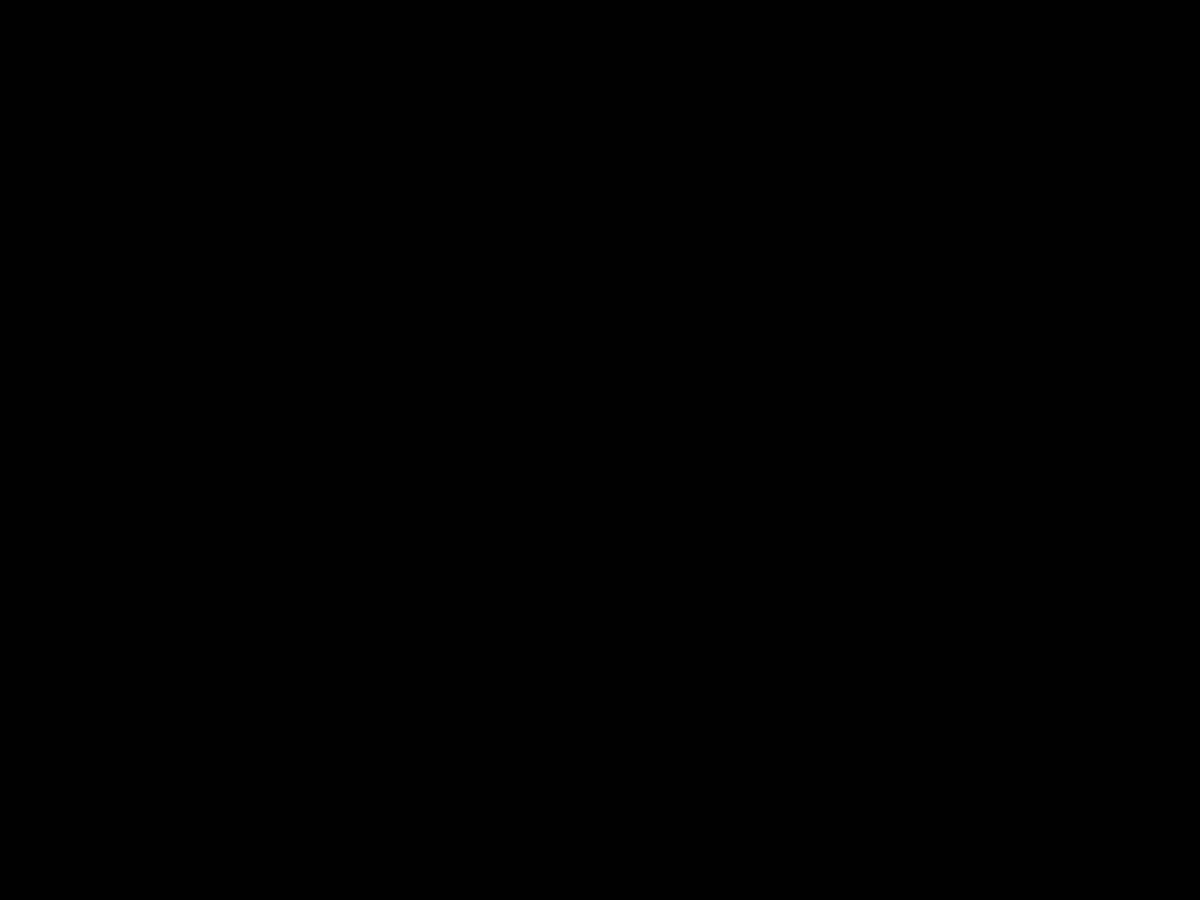
Frame 1 (no input)
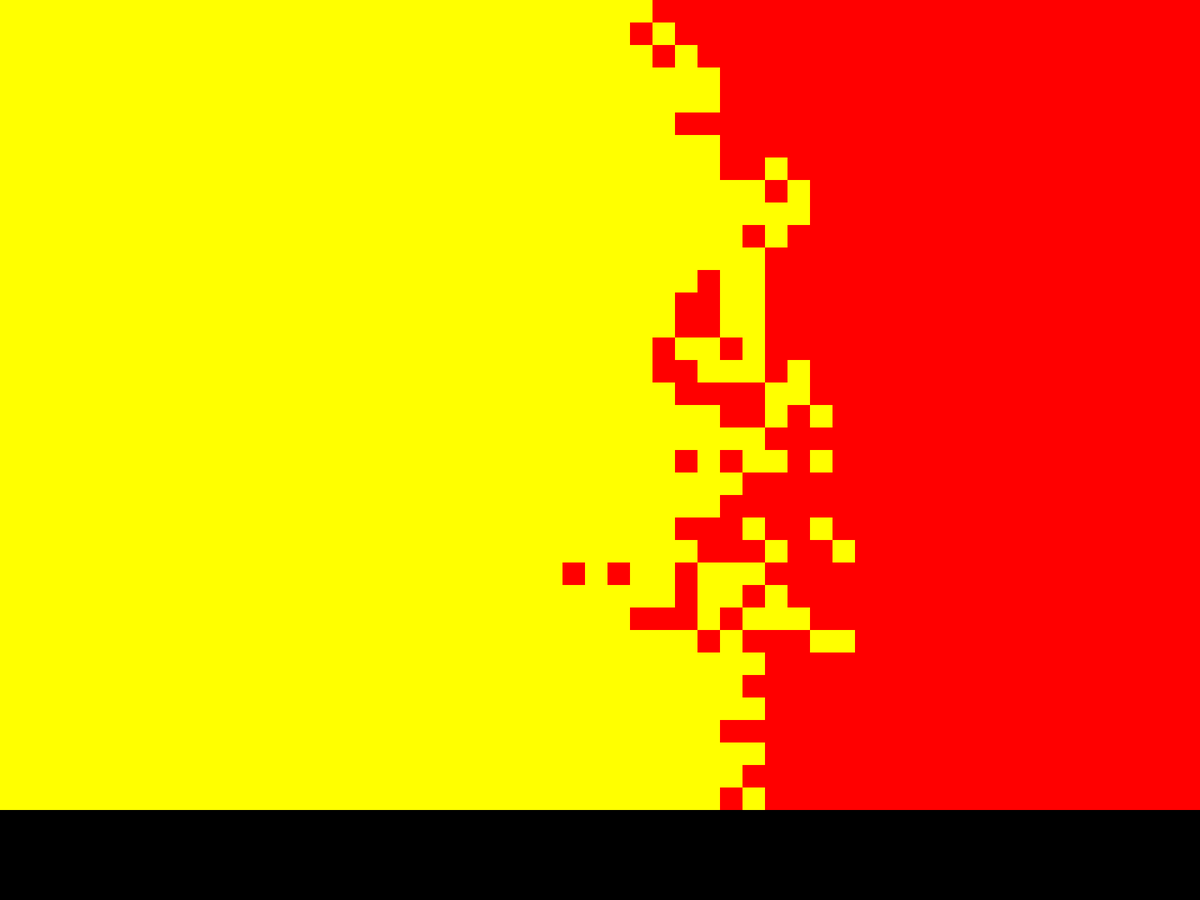
Frame 60 (the mouse pressed at the canvas centre just before this capture)
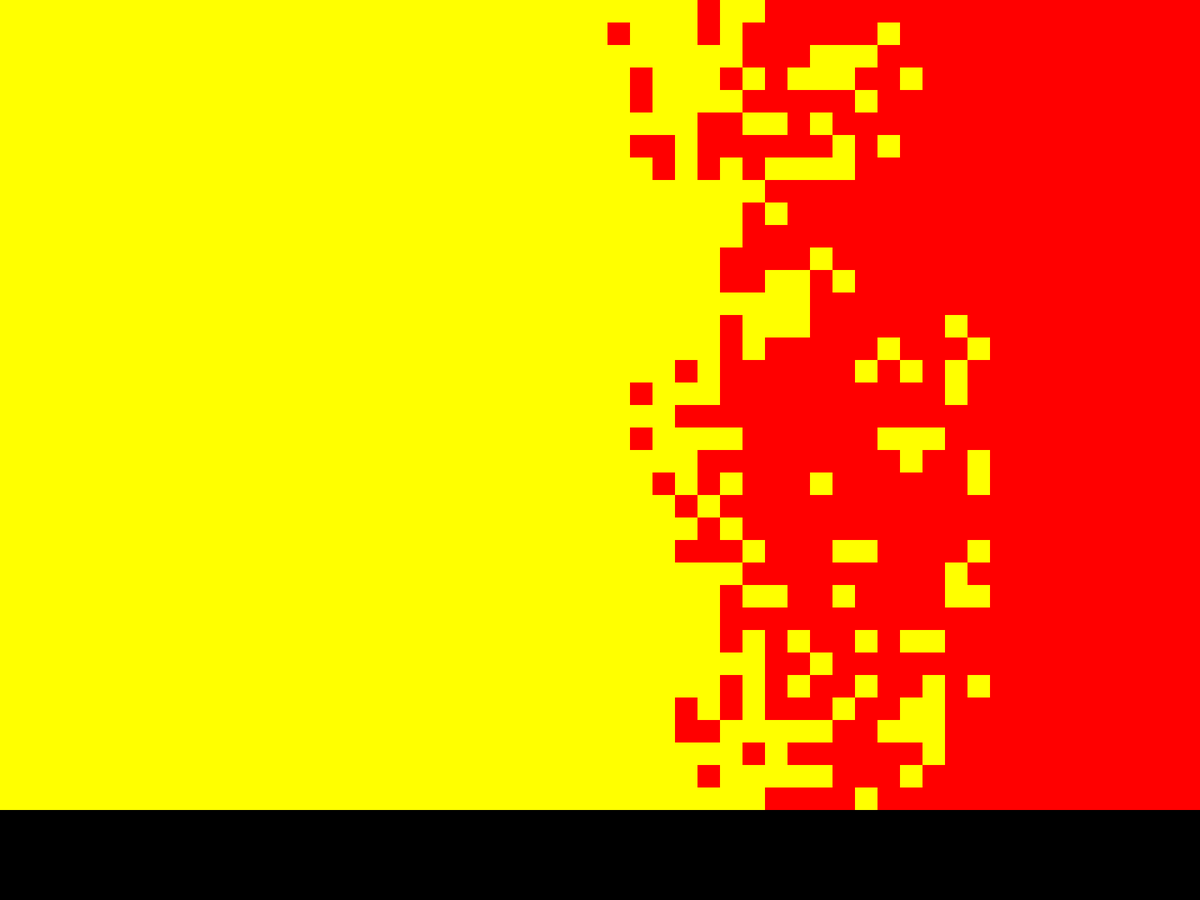
Frame 120 (the mouse held since frame 60 and released just before this capture)

The Processing sketch that drew these frames (run headless with seeded random() and noise(); from frame 60 on, the mouse is pressed at the canvas centre):

// Processing sketch: Pixels_Fighting_Four
// ── Pixels_Fighting_Four.pde
//change to change size of the squares
int pixelSize = 30;
//change to change time it takes for one frame
int frameTime = 3;
//change to change the rate at which colour change happens
int changeSpeed = 1;
//change to change the length of the trail the squares leave behind
int trail = 32;

int numberOfTeams = 2;

int screenX = round(1920 / pixelSize);
int screenY = round(1080 / pixelSize);
int[][] field = new int[screenX][];
int[][] oldField = new int[screenX][];
int xCord = 0;
int yCord = 0;
int timer = 3;

int redC = 255;
int greenC = 0;
int blueC = 0;

void setup()
{
  fullScreen();
  background(0, 0, 0);
  noStroke();
  generateField();
}

void generateField()
{
  for (int i = 0; i < field.length; i++)
  {
    field[i] = new int[screenY];
    oldField[i] =  new int[screenY];
    for (int j = 0; j < field[i].length; j++)
    {
      if (i > (field.length - 1) / 2)
      {
        if (j > (field[i].length - 1) / 2)
        {
          field[i][j] = 0;
        }
        else
        {
          field[i][j] = 0;
        }
      }
      else
      {
        if (j > (field[i].length - 1) / 2)
        {
          field[i][j] = 1;
        }
        else
        {
          field[i][j] = 1;
        }
      }
    }
  }
}

void draw()
{
  if (timer == 0)
  {
        xCord = 0;
    
    for (int i = 0; i < field.length; i++)
    {
      yCord = 0;
      for (int j = 0; j < field[i].length; j++)
      {
        if (field[i][j] == 0)
        {
          fill(255, 0, 0);
        }
        else if (field[i][j] == 1)
        {
          fill(255, 255, 0);
        }
        else if (field[i][j] == 2)
        {
          fill(0, 255, 0);
        }
        else
        {
          fill(0, 0, 255);
        }
        square(xCord, yCord, pixelSize);
        yCord += pixelSize;
      }
      xCord += pixelSize;
    }
    
    for (int i = 0; i < field.length; i++)
    {
       for (int j = 0; j < field[i].length; j++)
       {
         oldField[i][j] = field[i][j];
       }
    }
    for (int i = 0; i < field.length; i++)
    {
      for (int j = 0; j < field[i].length; j++)
      {
        int[] teams = new int[numberOfTeams];
        boolean iLow = true, iHigh = true, jLow = true, jHigh = true;
        if (i > 0)
        {
          iLow = false;
        }
        if (i < field.length - 1)
        {
          iHigh = false;
        }
        if (j > 0)
        {
          jLow = false;
        }
        if (j < field[i].length - 1)
        {
          jHigh = false;
        }
        
        if (!iLow)
        {
          teams[oldField[i-1][j]]++;
          if (!jLow)
          {
            teams[oldField[i-1][j-1]]++;
          }
          if (!jHigh)
          {
            teams[oldField[i-1][j+1]]++;
          }
        }
        if (!iHigh)
        {
          teams[oldField[i+1][j]]++;
          if (!jLow)
          {
            teams[oldField[i+1][j-1]]++;
          }
          if (!jHigh)
          {
            teams[oldField[i+1][j+1]]++;
          }
        }
        if (!jLow)
        {
          teams[oldField[i][j-1]]++;
        }
        if (!jHigh)
        {
          teams[oldField[i][j+1]]++;
        }
        teams[oldField[i][j]]++;
        
        int neighbours = 0;
        for (int x = 0; x < teams.length; x++)
        {
          neighbours += teams[x];
        }
          
        int[] ratios = new int[neighbours];
        int y = 0;
        for (int x = 0; x < teams.length; x++)
        {
          while (teams[x] > 0)
          {
            ratios[y] = x;
            y++;
            teams[x]--;
          }
        }
        for (int x = 0; x < ratios.length; x++)
        {

          
        }
        field[i][j] = ratios[floor(random(ratios.length))];
      }
    }
    timer = frameTime;
  }
  timer--;
  
}
